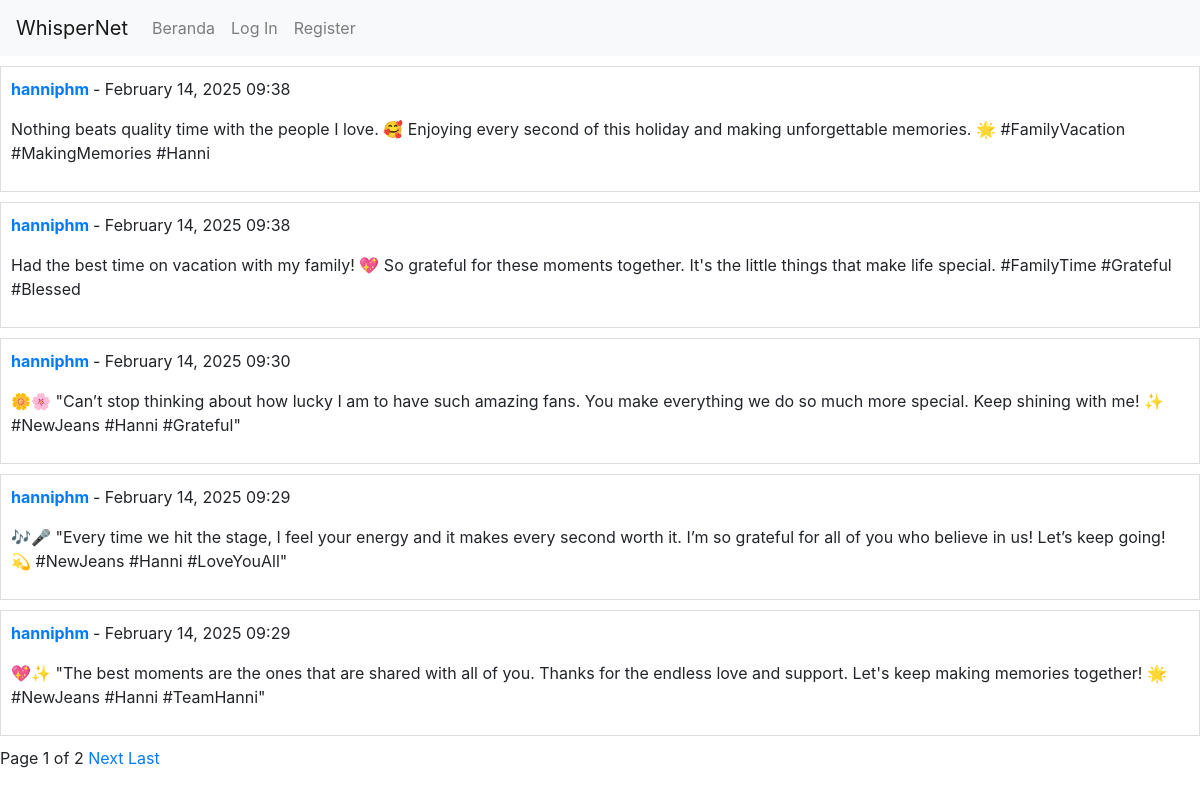
The page / on the database its author committed.
### network/models.py (models this page shows, shortened)
class Post(models.Model):
    user = models.ForeignKey(User, on_delete=models.CASCADE) # Link post a user
    content = models.TextField() #Store post content
    timestamp = models.DateTimeField(auto_now_add=True) #Auto-generate timestamp
    likes = models.ManyToManyField(User, related_name='liked_posts', blank=True)

class User(AbstractUser):
    pass

### network/views.py (the view)
# urls.py: path("", views.index, name="index"),
def index(request):
    posts = Post.objects.all().order_by("-timestamp")
    paginator = Paginator(posts, 5)
    page_number = request.GET.get('page')
    page_obj = paginator.get_page(page_number)
    return render(request, "network/index.html", {
        "page_obj": page_obj
    })

### network/templates/network/index.html (shortened to what this page needs)
{% extends "network/layout.html" %}
{% block body %}
{% for post in page_obj %}
    <div id="post-{{ post.id }}" style="border: 1px solid #ddd; padding: 10px; margin: 10px 0;">
        <p><strong>
            <a href="{% url 'profile' post.user.id %}">{{ post.user.username }}</a>
        </strong>
        - {{ post.timestamp|date:"F d, Y H:i" }}</p>
        <p>{{ post.content }}</p>
    </div>
{% empty %}
    <p>No posts yet.</p>
{% endfor %}
<div>
    Page {{ page_obj.number }} of {{ page_obj.paginator.num_pages }}
    {% if page_obj.has_next %}
        <a href="?page={{ page_obj.next_page_number }}">Next</a>
        <a href="?page={{ page_obj.paginator.num_pages }}">Last</a>
    {% endif %}
</div>
{% endblock %}

### network/templates/network/layout.html (shortened to what this page needs)
{% load static %}
<!DOCTYPE html>
<html lang="en">
    <head>
        <link rel="stylesheet" href="https://stackpath.bootstrapcdn.com/bootstrap/4.4.1/css/bootstrap.min.css">
        <link href="{% static 'network/styles.css' %}" rel="stylesheet">
    </head>
    <body>
        <nav class="navbar navbar-expand-lg navbar-light bg-light">
            <a class="navbar-brand" href="{% url 'index' %}">WhisperNet</a>
            <div>
              <ul class="navbar-nav mr-auto">
                <li class="nav-item">
                  <a class="nav-link" href="{% url 'new_post' %}">Beranda</a>
                </li>
                {% if user.is_authenticated %}
                    <li class="nav-item">
                        <a class="nav-link" href="{% url 'following' %}">Following</a>
                    </li>
                    <li class="nav-item">
                        <a class="nav-link" href="{% url 'logout' %}">Log Out</a>
                    </li>
                {% else %}
                    <li class="nav-item">
                        <a class="nav-link" href="{% url 'login' %}">Log In</a>
                    </li>
                    <li class="nav-item">
                        <a class="nav-link" href="{% url 'register' %}">Register</a>
                    </li>
                {% endif %}
              </ul>
            </div>
          </nav>
        <div class="body">
            {% block body %}
            {% endblock %}
        </div>
    </body>
</html>

### rows shown on the page
Post: user.username "hanniphm", timestamp "February 14, 2025 09:38", content "Nothing beats quality time with the people I love. 🥰 Enjoying every second of this holiday and making unforgettable memories. 🌟 #FamilyVacation #MakingMemories #Hanni"
Post: user.username "hanniphm", timestamp "February 14, 2025 09:38", content "Had the best time on vacation with my family! 💖 So grateful for these moments together. It's the little things that make life special. #FamilyTime #Grateful #Blessed"
Post: user.username "hanniphm", timestamp "February 14, 2025 09:30", content "🌼🌸 \"Can’t stop thinking about how lucky I am to have such amazing fans. You make everything we do so much more special. Keep shining with me! ✨ #NewJeans #Hanni #Grateful\""
Post: user.username "hanniphm", timestamp "February 14, 2025 09:29", content "🎶🎤 \"Every time we hit the stage, I feel your energy and it makes every second worth it. I’m so grateful for all of you who believe in us! Let’s keep going! 💫 #NewJeans #Hanni #LoveYouAll\""
Post: user.username "hanniphm", timestamp "February 14, 2025 09:29", content "💖✨ \"The best moments are the ones that are shared with all of you. Thanks for the endless love and support. Let's keep making memories together! 🌟 #NewJeans #Hanni #TeamHanni\""

### other values the page prints
{{ page_obj.number }} "1"
{{ page_obj.paginator.num_pages }} "2"
